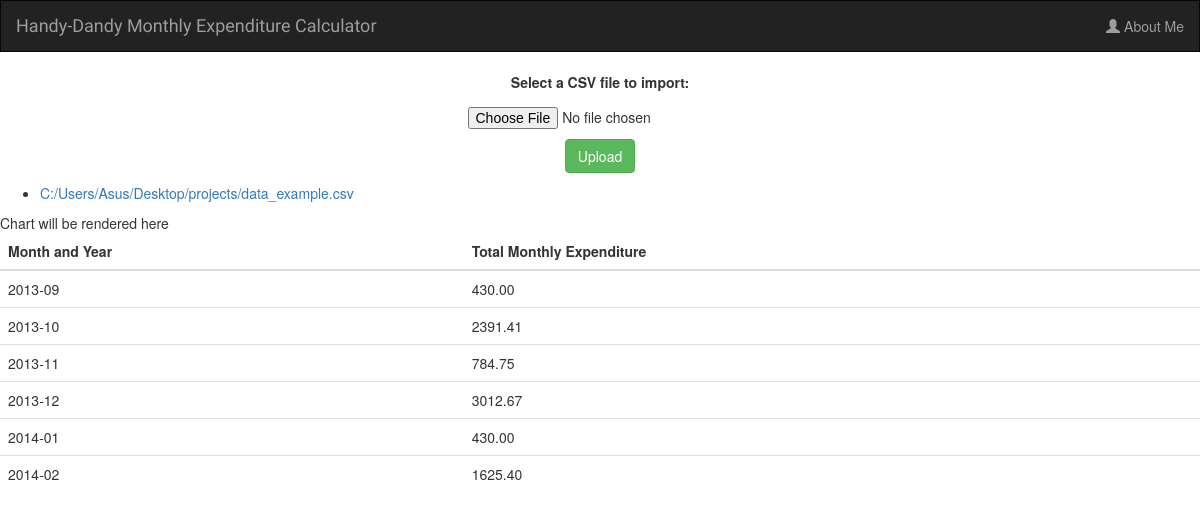
The app's page /upload/list_files/, older data.
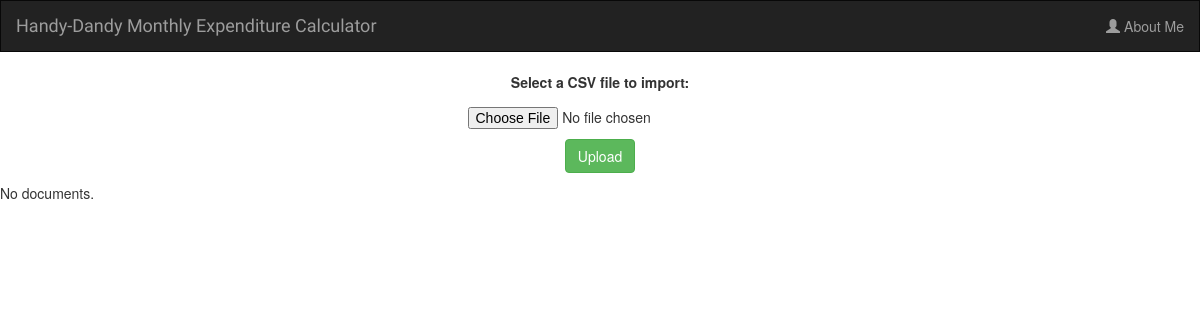
The same page, newer data.
### upload/models.py (models this page shows)
class Document(models.Model):
    docfile = models.FileField(upload_to='documents')

### upload/views.py (the view)
def list_files(request):
    if request.method == 'POST':
        form = UploadFileForm(request.POST, request.FILES)
        if form.is_valid():
            save_file_content_to_database(request.FILES['docfile'])
            return HttpResponseRedirect(reverse('list_files'))
    else:
        form = UploadFileForm()  # A empty, unbound form
    documents = Document.objects.all()
    monthly_expenses = calculate_total_expenses_per_month()
    date_helper = DateHelper()
    ds = DataPool(
        series=[{
            'options': {
                'source': MonthlyExpenditure.objects.all()
            },
            'terms': [
                'year',
                'monthly_expenditure',
                'month',
            ]
        }]
    )
    cht = Chart(
        datasource=ds,
        series_options=[{
            'options': {
                'type': 'pie',
                'stacking': False
            },
            'terms': {
                'month': ['monthly_expenditure'],
            }
        }],
        chart_options={
            'title': {
                'text': 'Total expenditures per month (over all years)'
            }
        },
        x_sortf_mapf_mts=(None, date_helper.month_name, False)
    )
    return render(
        request,
        'upload/list_files.html',
        {'documents': documents, 'monthly_expenses': monthly_expenses,
         'form': form, 'expensechart': cht}
    )

### upload/forms.py
class UploadFileForm(forms.Form):
    docfile = forms.FileField(
        label='Select a CSV file to import:',
        validators=[validate_file_extension]
    )

### upload/file_handler.py (called while the page is built)
def calculate_total_expenses_per_month():
    currency_helper = CurrencyHelper()
    year_month_dict = {}
    for instance in DocumentEntry.objects.all():
        year_month = str(instance.date.year) +\
            "-" + str('%02d' % instance.date.month)
        if year_month not in year_month_dict:
            year_month_dict[year_month] = \
                instance.tax_amount + instance.pre_tax_amount
        else:
            year_month_dict[year_month] += \
                instance.tax_amount + instance.pre_tax_amount
    year_month_dict = {
        k: currency_helper.cents_to_dollars(v)
        for k, v in year_month_dict.items()
    }
    year_month_dict = collections.OrderedDict(sorted(year_month_dict.items()))
    return year_month_dict

### upload/utils.py (called while the page is built)
    def cents_to_dollars(self, cents):
        return format(float(cents) / 100.0, '.2f')

### upload/templates/upload/list_files.html (shortened to what this page needs)
{% extends 'upload/base.html' %}
{% block content %}
        <center>
        <form class="form-horizontal" action="{% url "list_files" %}" method="post" enctype="multipart/form-data">
            <p>{{ form.docfile.label_tag }} {{ form.docfile.help_text }}</p>
            <p>
                {{ form.docfile }}
            </p>
            <p><input class ="btn btn-success" type="submit" value="Upload"/></p>
        </form>
        </center>
        {% if documents %}
            <ul>
                {% for document in documents %}
                    <li><a href="{{ document.docfile.url }}">{{ document.docfile.name }}</a></li>
                {% endfor %}
            </ul>
            <div id='container'>
                Chart will be rendered here
            </div>
            <div class="table-responsive">
                <table class="table">
                    <thead>
                        <tr>
                            <th>Month and Year</th>
                            <th>Total Monthly Expenditure</th>
                        </tr>
                    </thead>
                    {% for key, value in monthly_expenses.items %}
                        <tr>
                            <td> {{ key }} </td>
                            <td> {{ value }} </td>
                        </tr>
                    {% endfor %}
                </table>
            </div>
        {% else %}
            <p>No documents.</p>
        {% endif %}
{% endblock %}

Row changes from the older to the newer data that the page shows:
removed Document: docfile.name "C:/Users/Asus/Desktop/projects/data_example.csv"
Text that changed along with them:
text no longer shown: "Chart will be rendered here Month and Year Total Monthly Expenditure"
text now shown: "No documents."
list line gone: "2013-09 430.00"
list line gone: "2013-10 2391.41"
list line gone: "2013-11 784.75"
list line gone: "2013-12 3012.67"
list line gone: "2014-01 430.00"
list line gone: "2014-02 1625.40"
